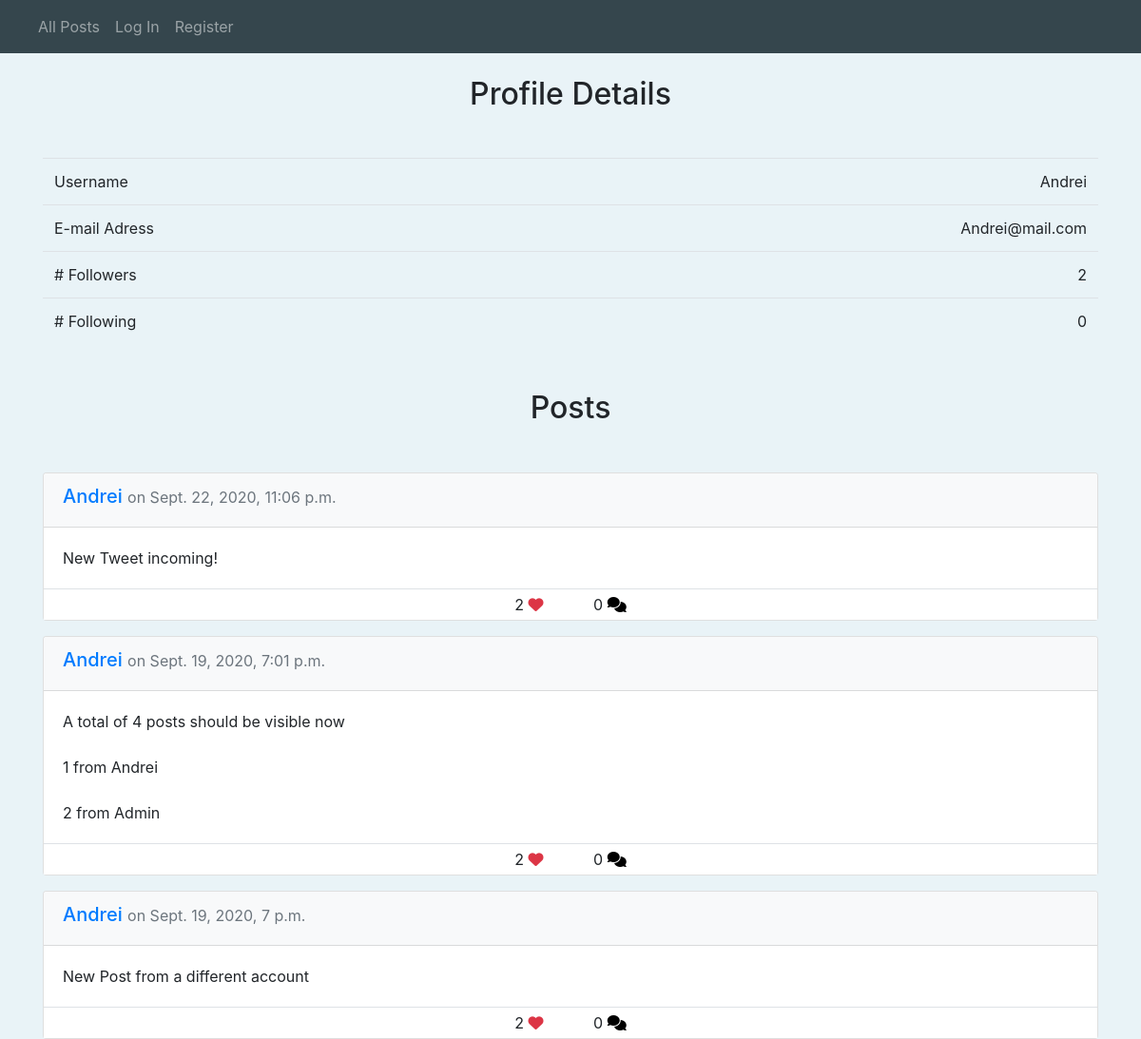
Page /profile/Andrei on the earlier database version.
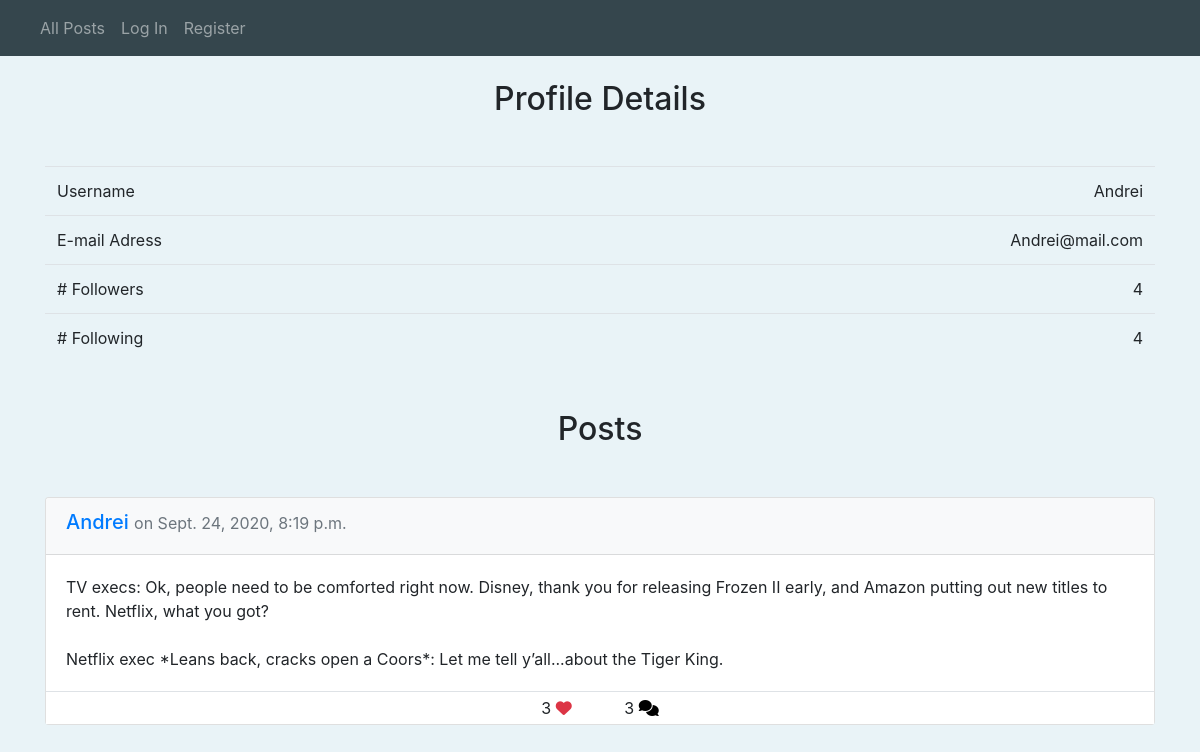
Same page on the later database version.
### network/models.py (models this page shows, shortened)
class User(AbstractUser):
    likes = models.ManyToManyField("Post", blank=True,
            related_name="likes")
    follows = models.ManyToManyField("self", blank=True, symmetrical=False,
              related_name="followers", default=0)
    def __str__(self):
        return f"{self.username}"

class Post(models.Model):
    creator = models.ForeignKey(User, related_name="posts",
                on_delete=models.CASCADE)
    timestamp = models.DateTimeField(auto_now_add=True)
    content = models.TextField(max_length=10000)

class Comment(models.Model):
    creator = models.ForeignKey(User, related_name="comments",
              on_delete=models.CASCADE)
    content = models.TextField(max_length=10000)
    post = models.ForeignKey(Post, related_name="comments",
           on_delete=models.CASCADE)
    timestamp = models.DateTimeField(auto_now_add=True)

### network/views.py (the view)
# urls.py: path("profile/<str:username>", views.profile, name="profile"),
def profile(request, username):
    profile = User.objects.get(username=username)
    content = getPaginator(request, profile.posts.order_by("-timestamp"))
    content["profile"] = profile
    return render(request, "network/profile.html", content)

### network/utils.py (called while the page is built)
def getPaginator(request, data):
    p = Paginator(data, 10)
    page_number = request.GET.get("page", 1)
    page = p.get_page(page_number)
    if page.has_previous():
        previousURL = f"?page={page.previous_page_number()}"
    else:
        previousURL = ''
    if page.has_next():
        nextURL = f"?page={page.next_page_number()}"
    else:
        nextURL = ''
    content = {"page": page, "previousURL": previousURL, "nextURL": nextURL}
    return content

### network/templates/network/profile.html (shortened to what this page needs)
{% extends "network/layout.html" %}
{% block body %}
<div class="container">
    <h2 class="text-center pt-4">
        Profile Details
    </h2>
    <table class="table mt-5 mb-4 responsive">
        <tbody>
            <tr>
                <td> Username </td>
                <td class="text-right">{{ profile.username }}</td>
            </tr>
            <tr>
                <td>E-mail Adress</td>
                <td class="text-right">{{ profile.email }}</td>
            </tr>
            <tr>
                <td># Followers</td>
                <td class="text-right">{{ profile.followers.all | length }}</td>
            </tr>
            <tr>
                <td># Following</td>
                <td class="text-right">{{ profile.follows.all | length }}</td>
            </tr>
        </tbody>
    </table>
    <h2 class="text-center my-5">Posts</h2>
</div>
{% endblock %}

### network/templates/network/layout.html (shortened to what this page needs)
{% load static %}
<!DOCTYPE html>
<html lang="en">
    <head>
        <link rel="stylesheet" href="https://stackpath.bootstrapcdn.com/bootstrap/4.4.1/css/bootstrap.min.css">
        <link href="{% static 'network/styles.css' %}" rel="stylesheet">
    </head>
    <body>
        <nav class="navbar navbar-expand-lg navbar-dark navbar-fixed-top">
            <div class="nav">
              <ul class="navbar-nav mr-auto">
                <li class="nav-item">
                  <a class="nav-link" href="{% url 'index' %}">All Posts</a>
                </li>
                {% if user.is_authenticated %}
                    <li class="nav-item">
                        <a class="nav-link" href="{% url 'following' %}">Following</a>
                    </li>
                    <li class="nav-item">
                        <a class="nav-link" href="{% url 'logout' %}">Log Out</a>
                    </li>
                {% else %}
                    <li class="nav-item">
                        <a class="nav-link" href="{% url 'login' %}">Log In</a>
                    </li>
                    <li class="nav-item">
                        <a class="nav-link" href="{% url 'register' %}">Register</a>
                    </li>
                {% endif %}
              </ul>
            </div>
          </nav>
        <div class="body">
            {% block body %}
            {% endblock %}
            <div class="container d-block mt-3">
                {% for post in page.object_list %}
                <div class="card my-3">
                    <div class="card-header bg-light">
                        <h5><a href="{% url 'profile' post.creator %}">{{ post.creator }}</a>
                            <small class="text-muted"> on {{ post.timestamp }}</small>
                        </h5>
                    </div>
                    <div class="card-body">
                        <p class="card-text content">{{ post.content }}</p>
                    </div>
                    <div class=" border-top py-1 bg-white row-fluid text-center">
                        <span class="">
                            <span id="num_likes">{{ post.likes.all | length }}</span>
                            {% if not user.is_authenticated %}
                                <i class="fa fa-heart text-danger"></i>
                            {% elif user in post.likes.all %}
                                <button id="likeBtn" class="bg-transparent border-0 p-0 m-0"><i class="fa fa-heart text-danger"></i></button>
                            {% else %}
                                <button id="likeBtn" class="bg-transparent border-0 p-0 m-0"><i class="far fa-heart text-danger"></i></button>
                            {% endif %}
                        </span>
                        <span class="ml-5">
                            <span id="num_comments">{{ post.comments.all | length }}</span>
                            <a href="{% url 'post' post.id%}"><button id="commentsBtn" class="bg-transparent border-0 p-0 m-0"><i class="fas fa-comments"></i></button></a>
                        </span>
                    </div>
                </div>
                {% empty %}
                    {% if currentPage == "following" %}
                        <h4 class="text-center mt-4">You are currenty not following anybody...</h4>
                    {% elif currentPage == "index" %}
                        <h4 class="text-center mt-4">No posts exist currently...</h4>
                    {% endif %}
                {% endfor %}
            </div>
        </div>
    </body>
</html>

Differences in the rows shown:
no longer on this page (row edited): User: username "Andrei", email "Andrei@mail.com", followers.all|length "2", follows.all|length "0"
no longer on this page (row edited): Post: creator "Andrei", timestamp "Sept. 22, 2020, 11:06 p.m.", content "New Tweet incoming!", likes.all|length "2", comments.all|length "0"
removed Post: creator "Andrei", timestamp "Sept. 19, 2020, 7:01 p.m.", content "A total of 4 posts should be visible now 1 from Andrei 2 from Admin", likes.all|length "2", comments.all|length "0"
removed Post: creator "Andrei", timestamp "Sept. 19, 2020, 7 p.m.", content "New Post from a different account", likes.all|length "2", comments.all|length "0"
added User: username "Andrei", email "Andrei@mail.com", followers.all|length "4", follows.all|length "4"
now on this page (row edited): Post: creator "Andrei", timestamp "Sept. 24, 2020, 8:19 p.m.", content "TV execs: Ok, people need to be comforted right now. Disney, thank you for releasing Frozen II early, and Amazon putting out new titles to rent. Netflix, what you got? Netflix exec *Leans back, cracks open a Coors*: Let me tell y’all...about the Tiger King.", likes.all|length "3", comments.all|length "3"
